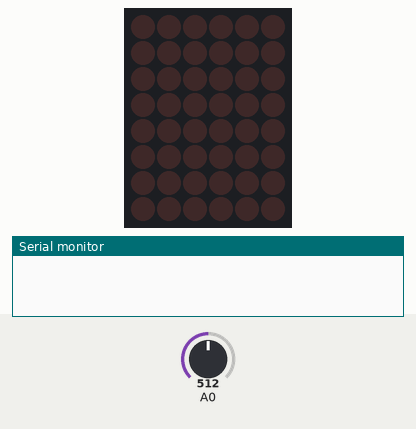
This program was run on a simulated Arduino Uno, built with avr-gcc and run on an emulated ATmega328P. Parts: 6×8 LED matrix, the last lines printed to the serial monitor. Wiring (inferred from the names in the program): LED matrix (orientation assumed): rows pin 6, pin 3, pin 8, pin 2, A1, pin 9, pin 12, A4; columns pin 11, A2, pin 7, A3, pin 5, pin 4. Inputs (shaded band) come from the test bench; at power-on: A0 = 512.

Above: at 1.2 s.
1.3 s: A0 set to 530
At 1.34 s:
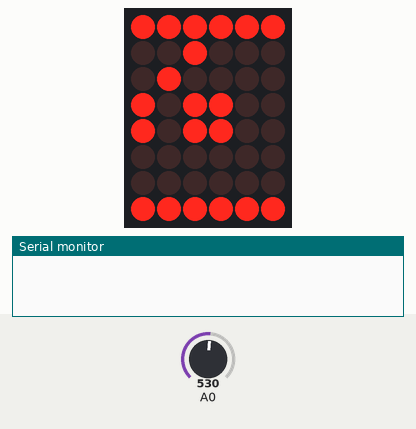
At 4.69 s:
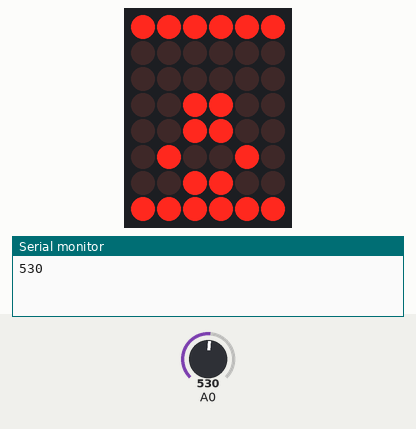

Measured:
- the behaviour switches between 512 and 513 on A0 (found by bisection; images 0 and 1)
- after the input at 1.3 s, the display: changes at once (image 1)

The program:

main.cpp
```cpp
#include <Arduino.h>

#define ROW_1 6
#define ROW_2 3
#define ROW_3 8
#define ROW_4 2
#define ROW_5 A1
#define ROW_6 9
#define ROW_7 12
#define ROW_8 A4
#define COL_1 13
#define COL_2 4
#define COL_3 5
#define COL_4 A3
#define COL_5 7
#define COL_6 A2
#define COL_7 11
#define COL_8 10

const byte rows[] = {ROW_1, ROW_2, ROW_3, ROW_4, ROW_5, ROW_6, ROW_7, ROW_8 };
const byte cols[] = {COL_1,COL_2, COL_3, COL_4, COL_5, COL_6, COL_7, COL_8 };
unsigned long time = 0;

void clear();
void Display(unsigned char dat[8][8]);
void drawScreen(byte buffer2[]);
void drawhi();
void clearState(bool state[8][8]);
void display(boolean state[8][8]);
void drawAlert();
void drawCircle(bool state[8][8]);
void drawCircleSquare();
bool shouldAlert(int sound);

void setup() {
  for(int i = 0;i<8;i++)
  {
    pinMode(rows[i],OUTPUT);
    pinMode(cols[i],OUTPUT);
  }
  Serial.begin(9600);
  clear();
}

void loop(){
  int sound = analogRead(A0);
  if(shouldAlert(sound)){
    for(int k = 0; k < 3; k++){
      drawAlert();
    }
    Serial.println(sound);
  }
}

bool shouldAlert(int sound){
  if(sound > 512){
    if(millis() > time + 512 ){
      time = millis();
      return true;
    }
  }
  return false;
}

struct Pair
{
  public:
    int x, y;
    Pair(){

    }
    Pair(int x1, int y1){
      x = x1;
      y = y1;
    }
};

void drawAlert(){
  // drawCircle();
  drawCircleSquare();
}

void drawCircleSquare(){
  bool state[8][8];
  clearState(state);
  Pair squareLoc[36];
  for(int i = 0; i < 8; i++){
    squareLoc[4*i] = Pair(0,i);
    squareLoc[4*i+1] = Pair(i,0);
    squareLoc[4*i+2] = Pair(i,7);
    squareLoc[4*i+3] = Pair(7,i);
  }
  squareLoc[32] = Pair(3,3);
  squareLoc[33] = Pair(3,4);
  squareLoc[34] = Pair(4,3);
  squareLoc[35] = Pair(4,4);
  Pair locations[12] = {Pair(1,3), Pair(1,4), Pair(2,5), Pair(3,6), Pair(4,6), Pair(5,5), Pair(6,4),
    Pair(6,3), Pair(5,2), Pair(4,1), Pair(3,1), Pair(2,2)};
  for(int j = 0; j < 36; j++){
    int x = squareLoc[j].x;
    int y = squareLoc[j].y;
    state[x][y] = true;
  }
  drawCircle(state);
  for(int j = 0; j < 36; j++){
    int x = squareLoc[j].x;
    int y = squareLoc[j].y;
    state[x][y] = false;
  }
}


void drawCircle(bool state[8][8]){
  Pair locations[12] = {Pair(1,3), Pair(1,4), Pair(2,5), Pair(3,6), Pair(4,6), Pair(5,5), Pair(6,4),
    Pair(6,3), Pair(5,2), Pair(4,1), Pair(3,1), Pair(2,2)};
  for(int i = 0; i < 12; i++){
    for(int j = 0; j < 4; j++){
      int x = locations[(i+j)%12].x;
      int y = locations[(i+j)%12].y;
      state[x][y] = true;
    }
    display(state);
    for(int j = 0; j < 4; j++){
      int x = locations[(i+j)%12].x;
      int y = locations[(i+j)%12].y;
      state[x][y] = false;
    }
  }
}

void clearState(bool state[8][8]){
    for(int i = 0; i < 8; i++){
    for(int j = 0; j < 8; j++){
      state[i][j] = false;
    }
  }
}

void turnon(int x, int y){
    digitalWrite(cols[y], HIGH);
    digitalWrite(rows[x], LOW);
}

void turnoff(int x, int y){
    digitalWrite(cols[y], LOW);
    digitalWrite(rows[x], HIGH);
}

void display(bool state[8][8]){
  for(int k = 0; k < 5; k++){
    for(int i = 0; i < 8; i++){
      for(int j = 0; j < 8; j++){
        for(int l = 0; l < 40; l++){
          if(state[i][j]){
            turnon(7- j, 7 - i);
          }
        }
        turnoff(7- j, 7 - i);
      }
    }
  }
  for(int i = 0; i < 8; i++){
      for(int j = 0; j < 8; j++){
        turnoff(7- j, 7 - i);
      }
  }
}

void clear(){
  for(int i = 0;i<8;i++){
    digitalWrite(cols[i],LOW);
    digitalWrite(rows[i],HIGH);
  }
}
```
